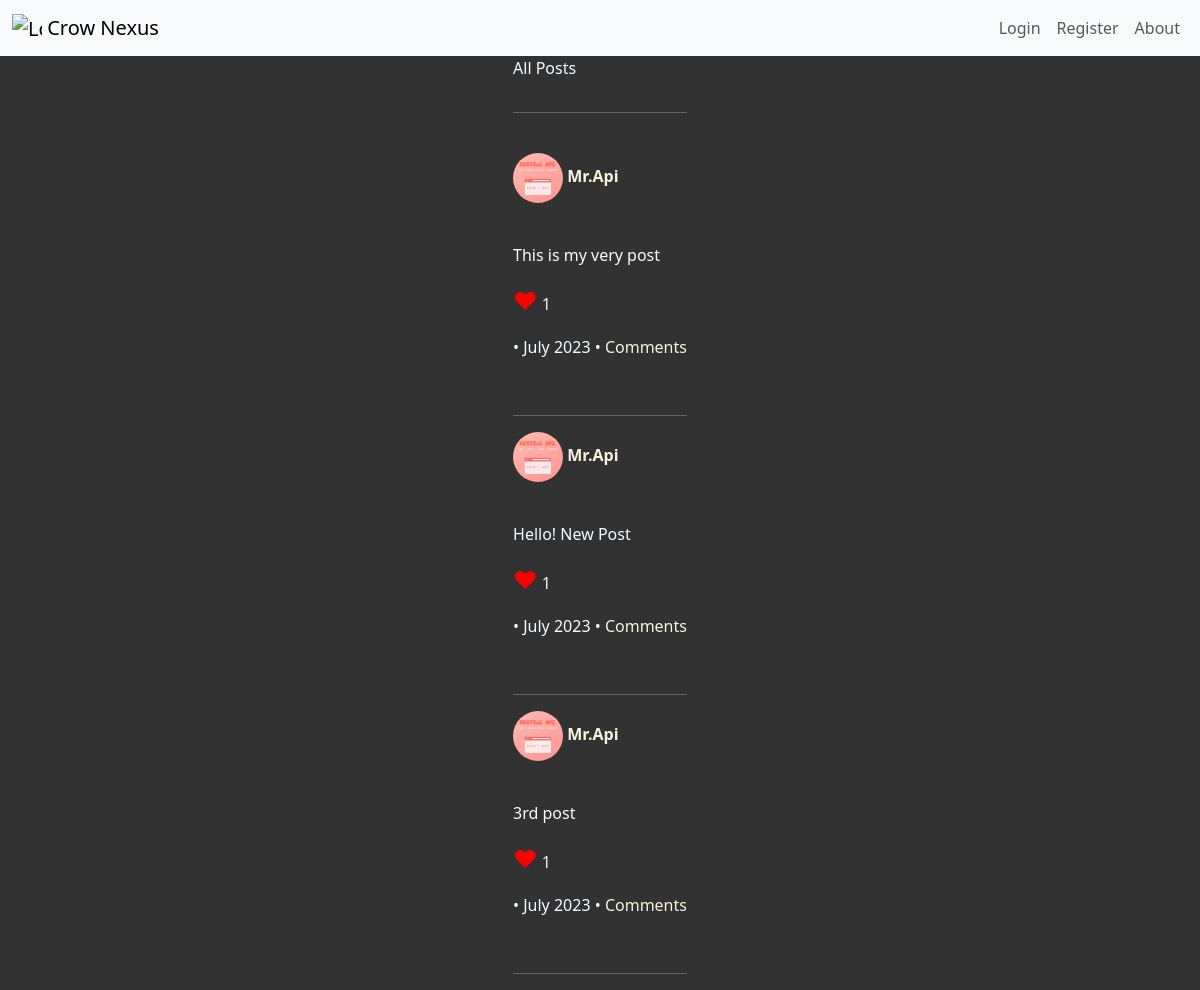
Before: / with the older database file.
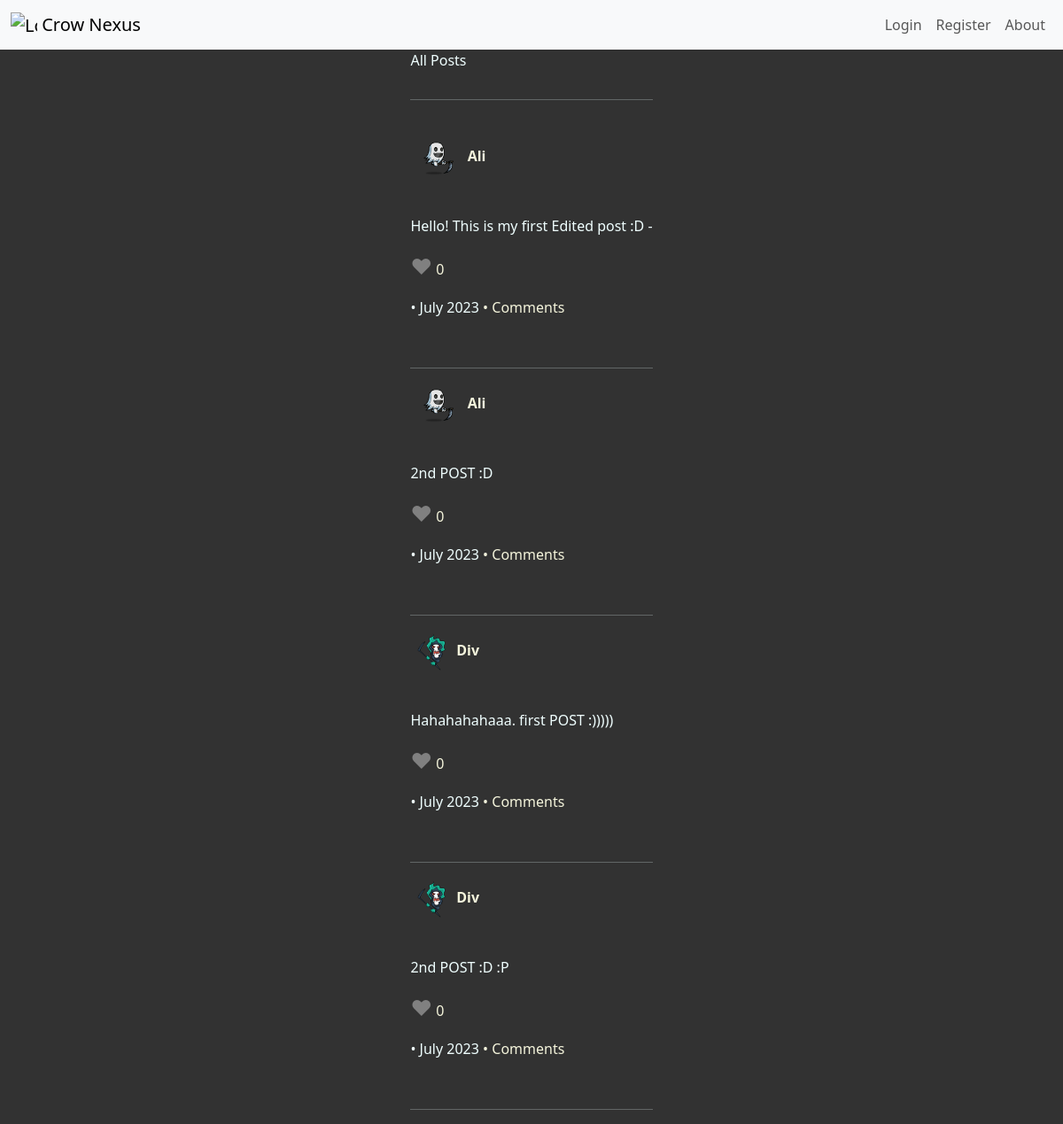
After: the same page with the newer database file.
### main.py (models this page shows, shortened)
    class Post(db.Model):
        __tablename__ = 'post'
        id = db.Column(db.Integer, primary_key=True)
        user_id = db.Column(db.Integer, db.ForeignKey(
            'user.id'), nullable=False)
        body = db.Column(db.Text, nullable=False)
        likes = db.Column(db.Integer, default=0)
        created_at = db.Column(db.DateTime, default=datetime.utcnow)
        updated_at = db.Column(db.DateTime, default=datetime.utcnow)
        user = relationship('User', back_populates='posts')
        comments = db.relationship('Comment', back_populates='post')

    class User(db.Model, UserMixin):
        __tablename__ = 'user'
        id = db.Column(db.Integer, primary_key=True)
        username = db.Column(db.String(40), nullable=False, unique=False)
        email = db.Column(db.String(80), nullable=False, unique=True)
        phone_number = db.Column(db.String(20))
        password = db.Column(db.String(100), nullable=False)
        created_at = db.Column(db.DateTime, default=datetime.utcnow)
        updated_at = db.Column(
            db.DateTime, default=datetime.utcnow, onupdate=datetime.utcnow)
        is_blocked = db.Column(db.Boolean, default=False)
        profile_picture = db.Column(db.String(100))
        posts = relationship('Post', back_populates='user')
        comments = db.relationship('Comment', back_populates='user')
        liked_posts = db.relationship('Post', secondary=likes, backref='likers')
        followed = db.relationship(
        'User', secondary=followers,
        primaryjoin=(followers.c.follower_id == id),
        secondaryjoin=(followers.c.followed_id == id),
        backref=db.backref('followers', lazy='dynamic'), lazy='dynamic'
    )

### main.py (the view)
    @app.route('/')
    def home():
        all_posts = Post.query.all()
        return render_template('index.html', posts=all_posts, current_user=current_user, logged_in=current_user.is_authenticated)

### templates/index.html
{% extends 'base.html' %}
{% block content %}
<p>All Posts</p>
<hr><br>
{% for post in posts %}
<div>
    <a href="{{ url_for('user_profile', user_id=post.user.id) }}">
        <p>
            <span>
            {% if post.user.profile_picture %}
                <img src="{{ url_for('static', filename='profile_pictures/' + post.user.profile_picture) }}" alt="Profile Picture">
            {% else %}
             <img src="{{ url_for('static', filename='images/blank-profile-pic.png') }}" alt="Profile Picture">
            {% endif %}
        </span>
        <strong> {{ post.user.username }}</strong>
        </p>
    </a>
    <br>
    <p>{{ post.body }}</p>
    <p style="font-weight:lighter">
        <p>
        <a href="#" class="like-button" data-post-id="{{ post.id }}" {% if current_user and post in current_user.liked_posts %}class="liked"{% endif %} onclick="likePost(event, this); return false;">
            <span class="likes-wrapper">
            {% if post.likes == 1 %}
                <span class="heart-emoji red-heart">♥</span>
            {% else %}
                <span class="heart-emoji empty-heart">♥</span>
            {% endif %}
            <span class="likes-count">{{ post.likes }}</span>
            </span>
        </a>
        </p>
        •
        {{ post.created_at.strftime('%B %Y') }}
        <a href="{{ url_for('show_post', post_id=post.id) }}">• Comments</a>
        <br>
    </p>
    <br><hr>
</div>
{% endfor %}
{% endblock %}

### templates/base.html (shortened to what this page needs)
<!DOCTYPE html>
<html lang="en">
<head>
    <link href="https://cdn.jsdelivr.net/npm/bootstrap@5.3.0-alpha1/dist/css/bootstrap.min.css" rel="stylesheet">
    <link rel="stylesheet" href="{{url_for('static', filename='css/styles.css')}}">
</head>
<body>
    <nav class="navbar navbar-expand-lg bg-body-tertiary">
        <div class="container-fluid">
        <a class="navbar-brand" href="/">
            <img src="{{url_for('static', filename='images/logo/crow-nav-logo.png')}}" alt="Logo" width="30" height="24" class="d-inline-block align-text-top">
            Crow Nexus
        </a>
            <div class="collapse navbar-collapse" id="navbarSupportedContent">
            <ul class="navbar-nav ms-auto mb-2 mb-lg-0">
                {% if not logged_in: %}
                <li class="nav-item"><a class="nav-link" href="{{ url_for('login') }}">Login</a></li>
                <li class="nav-item"><a class="nav-link" href="{{ url_for('register') }}">Register</a></li>
                 <li class="nav-item"><a class="nav-link" href="{{ url_for('about') }}">About</a></li>
                {% endif %}
            </ul>
            </div>
        </div>
      </nav>
    <div class="main-div">
    {% block content %}
    {% endblock %}
    </div>
</body>
</html>

### static/css/styles.css (style rules this page uses)
body { background-color: #323232; color: azure; }
div p img { border-radius: 50%; height: 50px; }
a { text-decoration: none; color: beige; }
.main-div { display: grid; justify-content: center; }
.heart-emoji { font-size: 24px; }
.empty-heart { color: gray; }

Changed rows visible on the page:
removed Post: profile_picture (picture), user.username "Mr.Api", body "This is my very post", likes "1", created_at "July 2023"
removed Post: profile_picture (picture), user.username "Mr.Api", body "Hello! New Post", likes "1", created_at "July 2023"
removed Post: profile_picture (picture), user.username "Mr.Api", body "3rd post", likes "1", created_at "July 2023"
added Post: profile_picture (picture), user.username "Ali", body "Hello! This is my first Edited post :D -", likes "0", created_at "July 2023"
added Post: profile_picture (picture), user.username "Ali", body "2nd POST :D", likes "0", created_at "July 2023"
added Post: profile_picture (picture), user.username "Div", body "Hahahahahaaa. first POST :)))))", likes "0", created_at "July 2023"
added Post: profile_picture (picture), user.username "Div", body "2nd POST :D :P", likes "0", created_at "July 2023"
